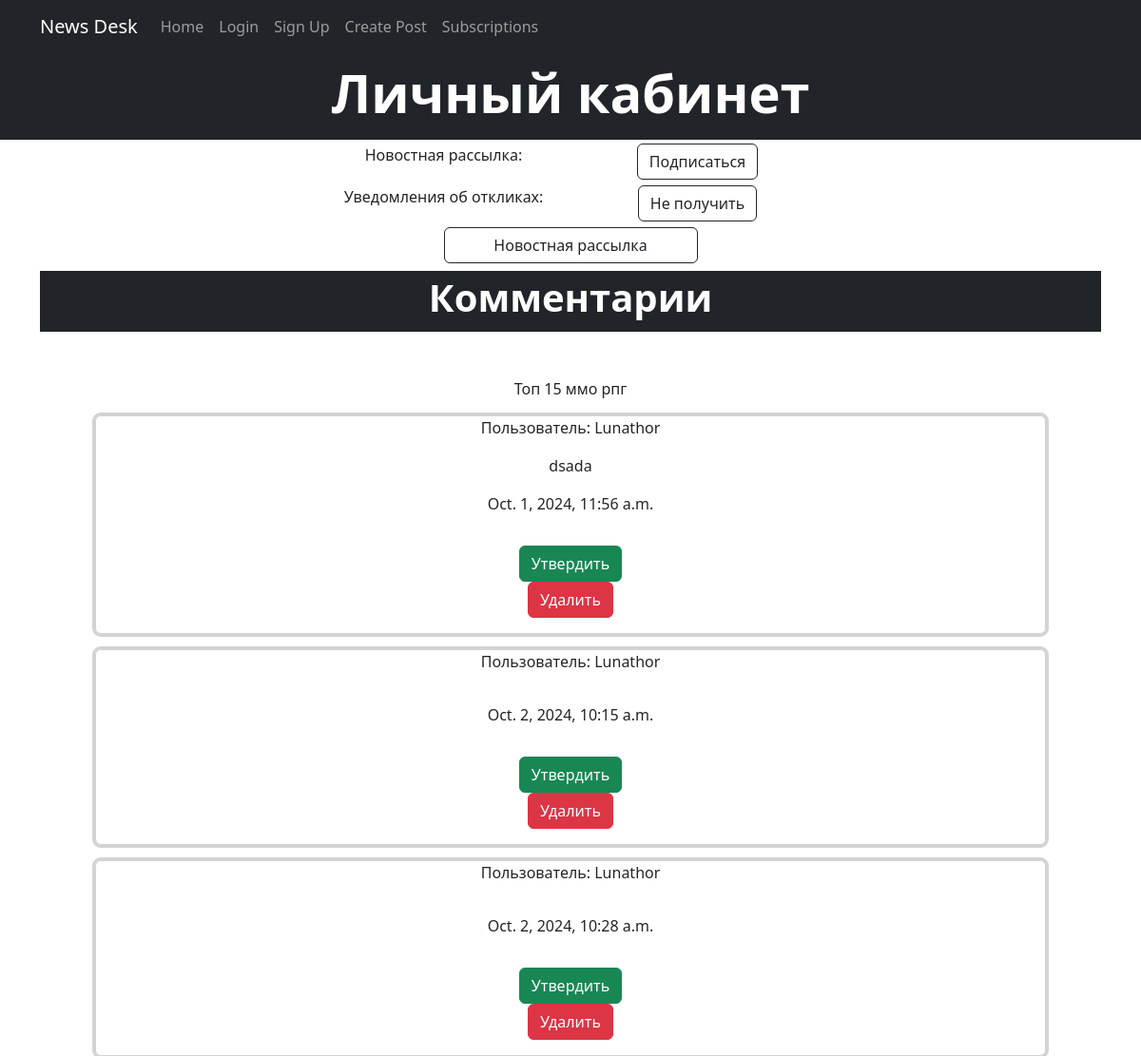
Page /personal/ (signed in) on the earlier database version.
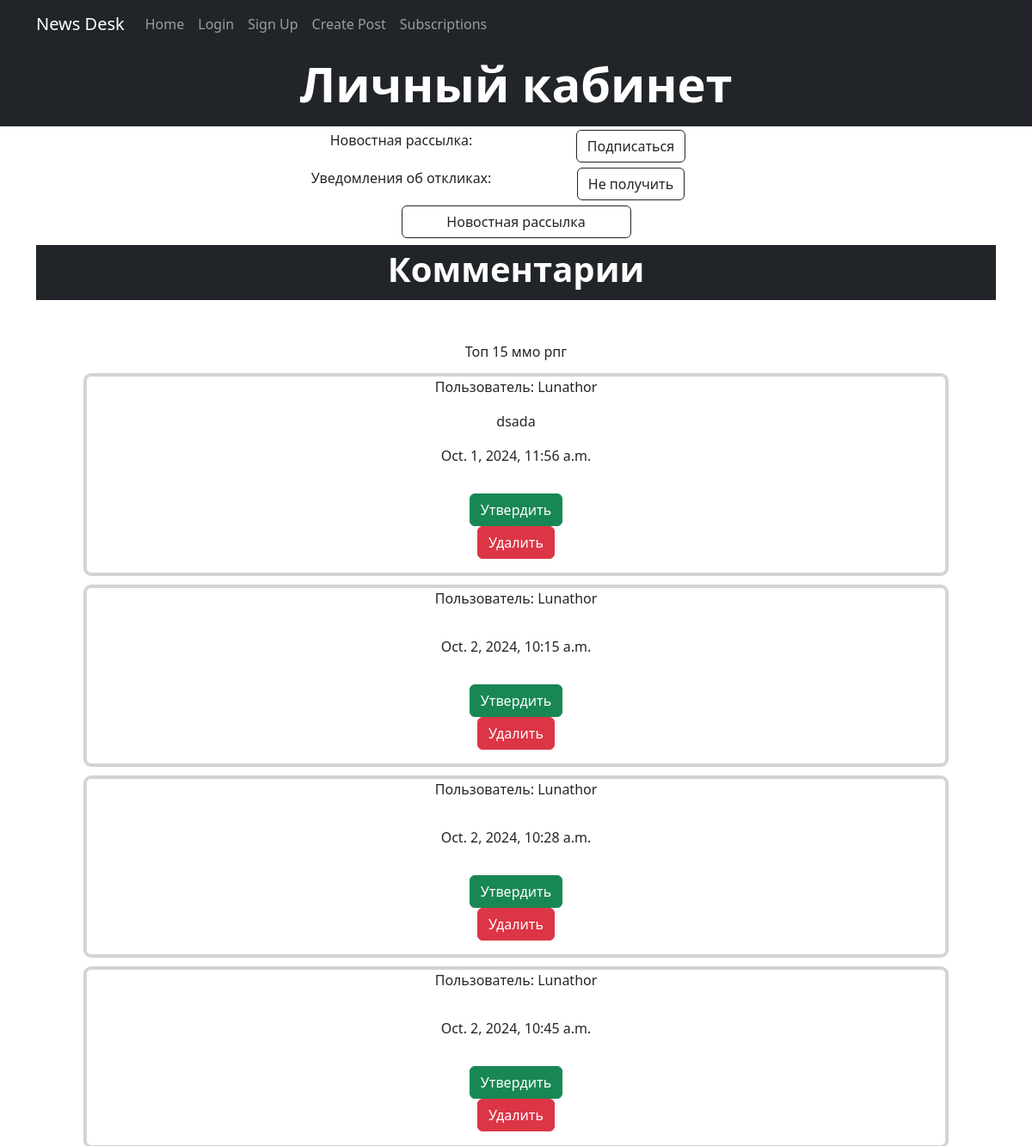
Same page on the later database version.
### desk/models.py (models this page shows, shortened)
class Post(models.Model):
    class Meta:
        verbose_name = 'Пост'
        verbose_name_plural = 'Посты'
    title = models.CharField(max_length=200, verbose_name="Заголовок")
    text = models.TextField(verbose_name="Текст")
    author = models.ForeignKey(User, on_delete=models.CASCADE, verbose_name="Автор")
    category = models.CharField(max_length=2, choices=CATEGORY_CHOICE, verbose_name="Категория")
    time_in = models.DateTimeField(auto_now_add=True)
    def preview(self):
        dots = ''
        if len(self.title) > 30:
            dots = '...'
        return self.title[:30] + dots

class Comment(models.Model):
    class Meta:
        verbose_name = 'Отклик'
        verbose_name_plural = 'Отклики'
    post = models.ForeignKey(Post, on_delete=models.CASCADE, verbose_name="Пост")
    author = models.ForeignKey(User, on_delete=models.CASCADE, verbose_name="Автор")
    text = models.TextField(verbose_name="Текст")
    time_in = models.DateTimeField(auto_now_add=True)
    confirmed = models.BooleanField(default=False, verbose_name="Подтвержденный отклик")

class User(AbstractUser):
    class Meta:
        verbose_name = 'Пользователь'
        verbose_name_plural = 'Пользователи'
    email = models.EmailField(unique=True)
    is_verified = models.BooleanField(default=False)
    email_otp = models.CharField(max_length=6, blank=True, null=True)
    user_response = models.BooleanField(default=True, verbose_name="Уведомление об откликах")
    news_subscription = models.BooleanField(default=False, verbose_name="Новостная рассылка")
    USERNAME_FIELD = "email"
    REQUIRED_FIELDS = ["username"]
    def __str__(self):
        return f'{self.username}'

### desk/views.py (the view, shortened to what this page needs)
# urls.py: path('personal/', PersonalOfficeView.as_view(), name='personal'),
class PersonalOfficeView(CustomLoginRequiredMixin, ListView):
    model = Comment
    template_name = 'personal_office.html'
    context_object_name = 'comments'
    def get_context_data(self, **kwargs):
        context = super().get_context_data(**kwargs)
        context['user'] = self.request.user
        context['posts'] = Post.objects.filter(author=self.request.user).order_by('-time_in')
        return context

### desk/mixins.py (called while the page is built)
    def dispatch(self, request, *args, **kwargs):
        if not request.user.is_authenticated:
            return redirect('login')
        return super().dispatch(request, *args, **kwargs)

### desk/templatetags/custom_filters.py (called while the page is built)
@register.filter
def have_comments(pk: int) -> bool:
    if Comment.objects.filter(post=pk, confirmed=False).exists():
        return True
    else:
        return False

### templates/personal_office.html (shortened to what this page needs)
{% extends 'flatpages/default.html' %}
{% load custom_filters %}
{% block name %}
    Личный кабинет
{% endblock name %}
{% block content %}
    <div class="container px-4 px-lg-5 mt-1">
        <div class="row gx-4 gx-lg-5 row-cols-2 row-cols-md-3 row-cols-xl-4 justify-content-center">
            <p>Новостная рассылка:</p>
            {% if user.news_subscription %}
                <form method="post">
                    {% csrf_token %}
                    <input type="hidden" name="unsubscribe" value="{{ user.id }}"/>
                    <input type="submit" class="btn btn-outline-dark mt-auto" value="Отписаться">
                </form>
            {% else %}
                <form method="post">
                    <input type="submit" class="btn btn-outline-dark mt-auto" value="Подписаться">
                </form>
            {% endif %}
        </div>
        <div class="row gx-4 gx-lg-5 row-cols-2 row-cols-md-3 row-cols-xl-4 mt-1 justify-content-center">
            <p>Уведомления об откликах:</p>
            {% if user.user_response %}
                <form method="post">
                    <input type="submit" class="btn btn-outline-dark mt-auto" value="Не получить">
                </form>
            {% else %}
                <form method="post">
                    {% csrf_token %}
                    <input type="hidden" name="response_true" value="{{ user.id }}"/>
                    <input type="submit" class="btn btn-outline-dark mt-auto" value="Получать">
                </form>
            {% endif %}
        </div>
        {% if user.is_staff %}
            <div class="row gx-4 gx-lg-5 row-cols-2 row-cols-md-3 row-cols-xl-4 mt-1 justify-content-center">
                <a class="btn btn-outline-dark mt-auto" href="{% url 'newsletter'  %}">Новостная рассылка</a>
            </div>
        {% endif %}
    </div>
    <header class="bg-dark py-1 mt-2">
        <div class="container px-4 px-lg-5 ">
            <div class="text-center text-white">
                <h1 class="display-6 fw-bolder">
                    Комментарии
                </h1>
            </div>
        </div>
    </header>
    <div class="container px-4 px-lg-5 mt-5 justify-content-center" xmlns="http://www.w3.org/1999/html">
        {% for post in posts %}
            {% if post.id|have_comments %}
                {{ post.preview }}
                {% for comm in comments %}
                    {% if comm.post == post and not comm.confirmed %}
                            <div class="row gx-4 gx-lg-5 row-cols-2 row-cols-md-3 row-cols-xl-4 mt-3 justify-content-center">
                                <div class="card h-100" style="height: 200px; width: 1000px; outline: 3px lightgrey solid;">
                                    <p>
                                        Пользователь:
                                        {{ comm.author }}
                                    </p>
                                    <p>
                                        {{ comm.text }}
                                    </p>
                                    <p>
                                        {{ comm.time_in }}
                                    </p>
                                    <p>
                                        <form method="post">
                                            <input type="submit" class="btn btn-success" value="Утвердить">
                                        </form>
                                        <form method="post">
                                            <input type="submit" class="btn btn-danger" value="Удалить">
                                        </form>
                                    </p>
                                </div>
                            </div>
                    {% endif %}
                {% endfor %}
            {% endif %}
        {% endfor %}
    </div>
{% endblock content %}

Differences in the rows shown:
added Comment: author "Lunathor", time_in "Oct. 2, 2024, 10:45 a.m."
